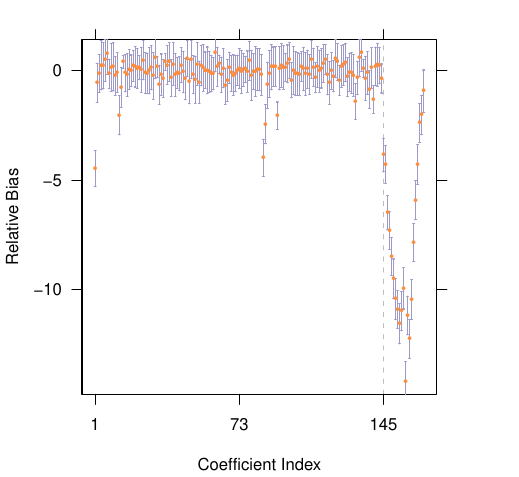

The script that saved this image:
# figures/coef-bias.R
# -------------------

source("code/boot.R")
source("analysis/dynamic.R")

pdffile <- "figures/coef-bias.pdf"
pdfout <- TRUE

purple <- rgb(158, 154, 200, max = 255)
orange <- rgb(253, 141,  60, max = 255)

color.points <- orange
color.segments <- purple


margin <- 0.82
padding <- margin/2

if (pdfout) {
    width.fig <- 4.15 * 1.25
    height.fig <- width.fig - margin + padding
    pdf(pdffile, width = width.fig, height = height.fig)
}

fin <- par()$fin
width = fin[1] - 2 * margin
height = fin[2] - margin - padding

par(las = 1)
par(plt = c(c(margin, margin + width)/fin[1],
            c(margin, margin + height)/fin[2]), new = FALSE)

bias <- GetBias()
coefs1 <- coefs - bias$est
coefs1.se <- sqrt(bias$est.se^2 + coefs.se^2)

ndynamic <- length(intervals.send) + length(intervals.recv)
nstatic <- length(coefs) - ndynamic
ix.dynamic <- seq_len(ndynamic)
ix.static <- ndynamic + seq_len(nstatic)
ix <- c(ix.static, ix.dynamic)

nreps <- bias$nreps
bias.se <- bias$est.se
bias.sd <- sqrt(bias$nreps) * bias$est.se
bias <- bias$est


par(las = 1)

plot(bias[ix] / coefs.se[ix], t = "n", axes = FALSE,
     xlab = "Coefficient Index",
     ylab = "Relative Bias") 
abline(v = nstatic + 1, lty = 2, col = "gray")
xaxis.at <- c(1, 73, 145)
axis(1, at = xaxis.at, labels = TRUE)
axis(3, at = xaxis.at, labels = FALSE)
axis(2, labels = TRUE)
axis(4, labels = FALSE)
box()

segments(seq_along(bias), ((bias - bias.sd) / coefs.se)[ix],
         seq_along(bias), ((bias + bias.sd) / coefs.se)[ix],
         col = color.segments)
segments(seq_along(bias) - 0.45, ((bias - bias.sd) / coefs.se)[ix],
         seq_along(bias) + 0.45, ((bias - bias.sd) / coefs.se)[ix],
         col = color.segments)
segments(seq_along(bias) - 0.45, ((bias + bias.sd) / coefs.se)[ix],
         seq_along(bias) + 0.45, ((bias + bias.sd) / coefs.se)[ix],
         col = color.segments)

points(bias[ix] / coefs.se[ix],
       pch = 16, cex = 0.5, col = color.points)

if (pdfout) dev.off()
